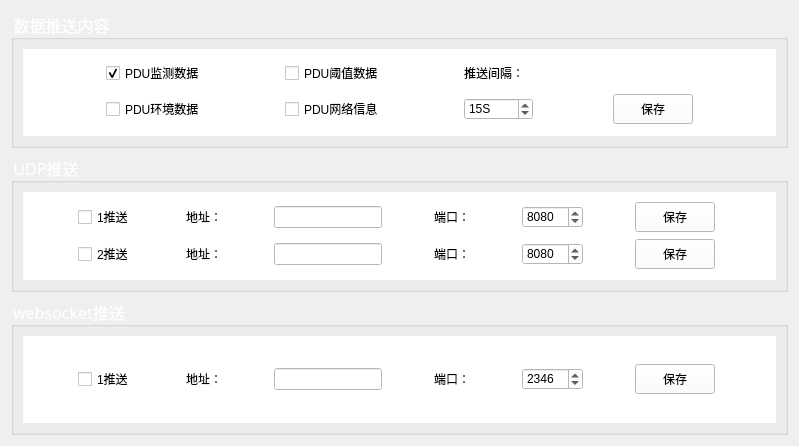
<?xml version="1.0" encoding="UTF-8"?>
<ui version="4.0">
 <class>Setup_PushWid</class>
 <widget class="QWidget" name="Setup_PushWid">
  <property name="geometry">
   <rect>
    <x>0</x>
    <y>0</y>
    <width>799</width>
    <height>446</height>
   </rect>
  </property>
  <property name="font">
   <font>
    <family>微软雅黑</family>
    <pointsize>12</pointsize>
   </font>
  </property>
  <property name="windowTitle">
   <string>Form</string>
  </property>
  <property name="styleSheet">
   <string notr="true"/>
  </property>
  <layout class="QGridLayout" name="gridLayout_6">
   <item row="0" column="0">
    <widget class="QGroupBox" name="groupBox">
     <property name="font">
      <font>
       <family>微软雅黑</family>
       <pointsize>12</pointsize>
      </font>
     </property>
     <property name="styleSheet">
      <string notr="true">color:rgb(255,255,255);</string>
     </property>
     <property name="title">
      <string>数据推送内容</string>
     </property>
     <layout class="QGridLayout" name="gridLayout">
      <item row="0" column="0">
       <widget class="QWidget" name="widget" native="true">
        <property name="font">
         <font>
          <family>微软雅黑</family>
          <pointsize>12</pointsize>
         </font>
        </property>
        <property name="styleSheet">
         <string notr="true">background-color: rgb(255, 255, 255);</string>
        </property>
        <layout class="QGridLayout" name="gridLayout_3">
         <item row="0" column="0">
          <widget class="QCheckBox" name="checkBox">
           <property name="enabled">
            <bool>false</bool>
           </property>
           <property name="sizePolicy">
            <sizepolicy hsizetype="Fixed" vsizetype="Fixed">
             <horstretch>0</horstretch>
             <verstretch>0</verstretch>
            </sizepolicy>
           </property>
           <property name="styleSheet">
            <string notr="true">color:rgb(0,0,0)</string>
           </property>
           <property name="text">
            <string>PDU监测数据</string>
           </property>
           <property name="checked">
            <bool>true</bool>
           </property>
          </widget>
         </item>
         <item row="0" column="1">
          <widget class="QCheckBox" name="tCb">
           <property name="sizePolicy">
            <sizepolicy hsizetype="Fixed" vsizetype="Fixed">
             <horstretch>0</horstretch>
             <verstretch>0</verstretch>
            </sizepolicy>
           </property>
           <property name="styleSheet">
            <string notr="true">color:rgb(0,0,0)</string>
           </property>
           <property name="text">
            <string>PDU阈值数据</string>
           </property>
          </widget>
         </item>
         <item row="0" column="2">
          <widget class="QLabel" name="label_2">
           <property name="sizePolicy">
            <sizepolicy hsizetype="Fixed" vsizetype="Fixed">
             <horstretch>0</horstretch>
             <verstretch>0</verstretch>
            </sizepolicy>
           </property>
           <property name="styleSheet">
            <string notr="true">color:rgb(0,0,0)</string>
           </property>
           <property name="text">
            <string>推送间隔：</string>
           </property>
           <property name="alignment">
            <set>Qt::AlignLeading|Qt::AlignLeft|Qt::AlignVCenter</set>
           </property>
          </widget>
         </item>
         <item row="1" column="0">
          <widget class="QCheckBox" name="envCb">
           <property name="sizePolicy">
            <sizepolicy hsizetype="Fixed" vsizetype="Fixed">
             <horstretch>0</horstretch>
             <verstretch>0</verstretch>
            </sizepolicy>
           </property>
           <property name="styleSheet">
            <string notr="true">color:rgb(0,0,0)</string>
           </property>
           <property name="text">
            <string>PDU环境数据</string>
           </property>
          </widget>
         </item>
         <item row="1" column="1">
          <widget class="QCheckBox" name="netCb">
           <property name="sizePolicy">
            <sizepolicy hsizetype="Fixed" vsizetype="Fixed">
             <horstretch>0</horstretch>
             <verstretch>0</verstretch>
            </sizepolicy>
           </property>
           <property name="styleSheet">
            <string notr="true">color:rgb(0,0,0)</string>
           </property>
           <property name="text">
            <string>PDU网络信息</string>
           </property>
          </widget>
         </item>
         <item row="1" column="2">
          <widget class="QSpinBox" name="timeSpin">
           <property name="sizePolicy">
            <sizepolicy hsizetype="Fixed" vsizetype="Fixed">
             <horstretch>0</horstretch>
             <verstretch>0</verstretch>
            </sizepolicy>
           </property>
           <property name="styleSheet">
            <string notr="true">color:rgb(0,0,0)</string>
           </property>
           <property name="suffix">
            <string>S</string>
           </property>
           <property name="minimum">
            <number>10</number>
           </property>
           <property name="maximum">
            <number>65535</number>
           </property>
           <property name="value">
            <number>15</number>
           </property>
          </widget>
         </item>
         <item row="1" column="3">
          <widget class="QPushButton" name="btn">
           <property name="sizePolicy">
            <sizepolicy hsizetype="Fixed" vsizetype="Fixed">
             <horstretch>0</horstretch>
             <verstretch>0</verstretch>
            </sizepolicy>
           </property>
           <property name="minimumSize">
            <size>
             <width>80</width>
             <height>30</height>
            </size>
           </property>
           <property name="maximumSize">
            <size>
             <width>80</width>
             <height>30</height>
            </size>
           </property>
           <property name="styleSheet">
            <string notr="true">color:rgb(0,0,0)</string>
           </property>
           <property name="text">
            <string>保存</string>
           </property>
          </widget>
         </item>
        </layout>
       </widget>
      </item>
     </layout>
    </widget>
   </item>
   <item row="1" column="0">
    <widget class="QGroupBox" name="groupBox_2">
     <property name="font">
      <font>
       <family>微软雅黑</family>
       <pointsize>12</pointsize>
      </font>
     </property>
     <property name="styleSheet">
      <string notr="true">color:rgb(255,255,255)</string>
     </property>
     <property name="title">
      <string>UDP推送</string>
     </property>
     <layout class="QGridLayout" name="gridLayout_4">
      <item row="0" column="0">
       <widget class="QWidget" name="widget_2" native="true">
        <property name="font">
         <font>
          <family>微软雅黑</family>
          <pointsize>12</pointsize>
         </font>
        </property>
        <property name="styleSheet">
         <string notr="true">background-color: rgb(255, 255, 255);
color:rgb(0,0,0)</string>
        </property>
        <layout class="QGridLayout" name="gridLayout_2">
         <item row="0" column="0">
          <widget class="QCheckBox" name="udpEn_1">
           <property name="sizePolicy">
            <sizepolicy hsizetype="Fixed" vsizetype="Fixed">
             <horstretch>0</horstretch>
             <verstretch>0</verstretch>
            </sizepolicy>
           </property>
           <property name="text">
            <string>1推送</string>
           </property>
          </widget>
         </item>
         <item row="0" column="1">
          <widget class="QLabel" name="label">
           <property name="sizePolicy">
            <sizepolicy hsizetype="Fixed" vsizetype="Fixed">
             <horstretch>0</horstretch>
             <verstretch>0</verstretch>
            </sizepolicy>
           </property>
           <property name="text">
            <string>地址：</string>
           </property>
           <property name="alignment">
            <set>Qt::AlignRight|Qt::AlignTrailing|Qt::AlignVCenter</set>
           </property>
          </widget>
         </item>
         <item row="0" column="2">
          <widget class="QLineEdit" name="udpUrl_1">
           <property name="sizePolicy">
            <sizepolicy hsizetype="Fixed" vsizetype="Fixed">
             <horstretch>0</horstretch>
             <verstretch>0</verstretch>
            </sizepolicy>
           </property>
          </widget>
         </item>
         <item row="0" column="3">
          <widget class="QLabel" name="label_7">
           <property name="sizePolicy">
            <sizepolicy hsizetype="Minimum" vsizetype="Fixed">
             <horstretch>0</horstretch>
             <verstretch>0</verstretch>
            </sizepolicy>
           </property>
           <property name="text">
            <string>端口：</string>
           </property>
           <property name="alignment">
            <set>Qt::AlignRight|Qt::AlignTrailing|Qt::AlignVCenter</set>
           </property>
          </widget>
         </item>
         <item row="0" column="4">
          <widget class="QSpinBox" name="udpPort_1">
           <property name="sizePolicy">
            <sizepolicy hsizetype="Fixed" vsizetype="Fixed">
             <horstretch>0</horstretch>
             <verstretch>0</verstretch>
            </sizepolicy>
           </property>
           <property name="minimum">
            <number>100</number>
           </property>
           <property name="maximum">
            <number>65535</number>
           </property>
           <property name="value">
            <number>8080</number>
           </property>
          </widget>
         </item>
         <item row="0" column="5">
          <widget class="QPushButton" name="udpBtn_1">
           <property name="sizePolicy">
            <sizepolicy hsizetype="Fixed" vsizetype="Fixed">
             <horstretch>0</horstretch>
             <verstretch>0</verstretch>
            </sizepolicy>
           </property>
           <property name="minimumSize">
            <size>
             <width>80</width>
             <height>30</height>
            </size>
           </property>
           <property name="maximumSize">
            <size>
             <width>80</width>
             <height>30</height>
            </size>
           </property>
           <property name="styleSheet">
            <string notr="true">color:rgb(0,0,0)</string>
           </property>
           <property name="text">
            <string>保存</string>
           </property>
          </widget>
         </item>
         <item row="1" column="0">
          <widget class="QCheckBox" name="udpEn_2">
           <property name="sizePolicy">
            <sizepolicy hsizetype="Fixed" vsizetype="Fixed">
             <horstretch>0</horstretch>
             <verstretch>0</verstretch>
            </sizepolicy>
           </property>
           <property name="text">
            <string>2推送</string>
           </property>
          </widget>
         </item>
         <item row="1" column="1">
          <widget class="QLabel" name="label_4">
           <property name="sizePolicy">
            <sizepolicy hsizetype="Fixed" vsizetype="Fixed">
             <horstretch>0</horstretch>
             <verstretch>0</verstretch>
            </sizepolicy>
           </property>
           <property name="text">
            <string>地址：</string>
           </property>
           <property name="alignment">
            <set>Qt::AlignRight|Qt::AlignTrailing|Qt::AlignVCenter</set>
           </property>
          </widget>
         </item>
         <item row="1" column="2">
          <widget class="QLineEdit" name="udpUrl_2">
           <property name="sizePolicy">
            <sizepolicy hsizetype="Fixed" vsizetype="Fixed">
             <horstretch>0</horstretch>
             <verstretch>0</verstretch>
            </sizepolicy>
           </property>
          </widget>
         </item>
         <item row="1" column="3">
          <widget class="QLabel" name="label_3">
           <property name="sizePolicy">
            <sizepolicy hsizetype="Fixed" vsizetype="Fixed">
             <horstretch>0</horstretch>
             <verstretch>0</verstretch>
            </sizepolicy>
           </property>
           <property name="text">
            <string>端口：</string>
           </property>
           <property name="alignment">
            <set>Qt::AlignRight|Qt::AlignTrailing|Qt::AlignVCenter</set>
           </property>
          </widget>
         </item>
         <item row="1" column="4">
          <widget class="QSpinBox" name="udpPort_2">
           <property name="sizePolicy">
            <sizepolicy hsizetype="Fixed" vsizetype="Fixed">
             <horstretch>0</horstretch>
             <verstretch>0</verstretch>
            </sizepolicy>
           </property>
           <property name="minimum">
            <number>100</number>
           </property>
           <property name="maximum">
            <number>65535</number>
           </property>
           <property name="value">
            <number>8080</number>
           </property>
          </widget>
         </item>
         <item row="1" column="5">
          <widget class="QPushButton" name="udpBtn_2">
           <property name="sizePolicy">
            <sizepolicy hsizetype="Fixed" vsizetype="Fixed">
             <horstretch>0</horstretch>
             <verstretch>0</verstretch>
            </sizepolicy>
           </property>
           <property name="minimumSize">
            <size>
             <width>80</width>
             <height>30</height>
            </size>
           </property>
           <property name="maximumSize">
            <size>
             <width>80</width>
             <height>30</height>
            </size>
           </property>
           <property name="styleSheet">
            <string notr="true">color:rgb(0,0,0)</string>
           </property>
           <property name="text">
            <string>保存</string>
           </property>
          </widget>
         </item>
        </layout>
       </widget>
      </item>
     </layout>
    </widget>
   </item>
   <item row="2" column="0">
    <widget class="QGroupBox" name="groupBox_3">
     <property name="font">
      <font>
       <family>微软雅黑</family>
       <pointsize>12</pointsize>
      </font>
     </property>
     <property name="styleSheet">
      <string notr="true">color:rgb(255,255,255)</string>
     </property>
     <property name="title">
      <string>websocket推送</string>
     </property>
     <layout class="QGridLayout" name="gridLayout_5">
      <item row="0" column="0">
       <widget class="QWidget" name="widget_3" native="true">
        <property name="font">
         <font>
          <family>微软雅黑</family>
          <pointsize>12</pointsize>
         </font>
        </property>
        <property name="styleSheet">
         <string notr="true">background-color: rgb(255, 255, 255);
color:rgb(0,0,0)</string>
        </property>
        <layout class="QHBoxLayout" name="horizontalLayout_2">
         <item>
          <widget class="QCheckBox" name="wsEN">
           <property name="sizePolicy">
            <sizepolicy hsizetype="Fixed" vsizetype="Fixed">
             <horstretch>0</horstretch>
             <verstretch>0</verstretch>
            </sizepolicy>
           </property>
           <property name="text">
            <string>1推送</string>
           </property>
          </widget>
         </item>
         <item>
          <widget class="QLabel" name="label_5">
           <property name="sizePolicy">
            <sizepolicy hsizetype="Fixed" vsizetype="Fixed">
             <horstretch>0</horstretch>
             <verstretch>0</verstretch>
            </sizepolicy>
           </property>
           <property name="text">
            <string>地址：</string>
           </property>
           <property name="alignment">
            <set>Qt::AlignRight|Qt::AlignTrailing|Qt::AlignVCenter</set>
           </property>
          </widget>
         </item>
         <item>
          <widget class="QLineEdit" name="wsUrl">
           <property name="sizePolicy">
            <sizepolicy hsizetype="Fixed" vsizetype="Fixed">
             <horstretch>0</horstretch>
             <verstretch>0</verstretch>
            </sizepolicy>
           </property>
          </widget>
         </item>
         <item>
          <widget class="QLabel" name="label_6">
           <property name="sizePolicy">
            <sizepolicy hsizetype="Fixed" vsizetype="Fixed">
             <horstretch>0</horstretch>
             <verstretch>0</verstretch>
            </sizepolicy>
           </property>
           <property name="text">
            <string>端口：</string>
           </property>
           <property name="alignment">
            <set>Qt::AlignRight|Qt::AlignTrailing|Qt::AlignVCenter</set>
           </property>
          </widget>
         </item>
         <item>
          <widget class="QSpinBox" name="wsPort">
           <property name="sizePolicy">
            <sizepolicy hsizetype="Fixed" vsizetype="Fixed">
             <horstretch>0</horstretch>
             <verstretch>0</verstretch>
            </sizepolicy>
           </property>
           <property name="minimum">
            <number>100</number>
           </property>
           <property name="maximum">
            <number>65535</number>
           </property>
           <property name="value">
            <number>2346</number>
           </property>
          </widget>
         </item>
         <item>
          <widget class="QPushButton" name="wsBtn">
           <property name="sizePolicy">
            <sizepolicy hsizetype="Fixed" vsizetype="Fixed">
             <horstretch>0</horstretch>
             <verstretch>0</verstretch>
            </sizepolicy>
           </property>
           <property name="minimumSize">
            <size>
             <width>80</width>
             <height>30</height>
            </size>
           </property>
           <property name="maximumSize">
            <size>
             <width>80</width>
             <height>30</height>
            </size>
           </property>
           <property name="styleSheet">
            <string notr="true">color:rgb(0,0,0)</string>
           </property>
           <property name="text">
            <string>保存</string>
           </property>
          </widget>
         </item>
        </layout>
       </widget>
      </item>
     </layout>
    </widget>
   </item>
  </layout>
 </widget>
 <resources/>
 <connections/>
</ui>
